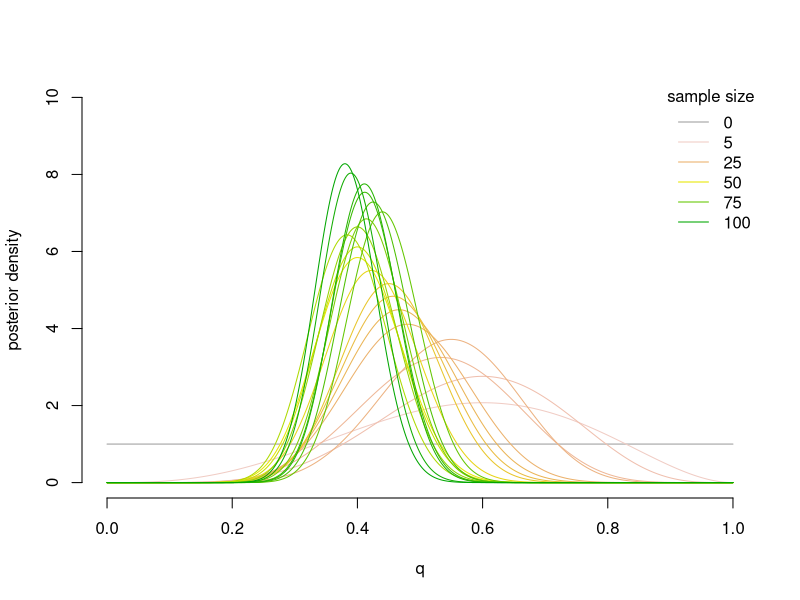

R code for this plot:
a <- 1
b <- 1
qgrid <- seq(0,1,length=500)
plot(qgrid, dbeta(qgrid, a, b), ylim=c(0,10), col=8,
	type="l", bty="n", lwd=1, xlab="q", ylab="posterior density")

K <- 20
lcols <- terrain.colors(K*1.1)[K:1]
lg <- c(1,5,10,15,20)

for(k in 1:K){
n <- 5
x <- rbinom(n, p=1/3, size=1)
a <- a + sum(x)
b <- b + n - sum(x)
print(c(a,b))
lines(qgrid, dbeta(qgrid,a,b), col=lcols[k], lwd=1)
}
legend("topright", bty="n", title="sample size", 
	legend=c(0,n*lg), col=c(8,lcols[lg]), lwd=1)
dev.off()
